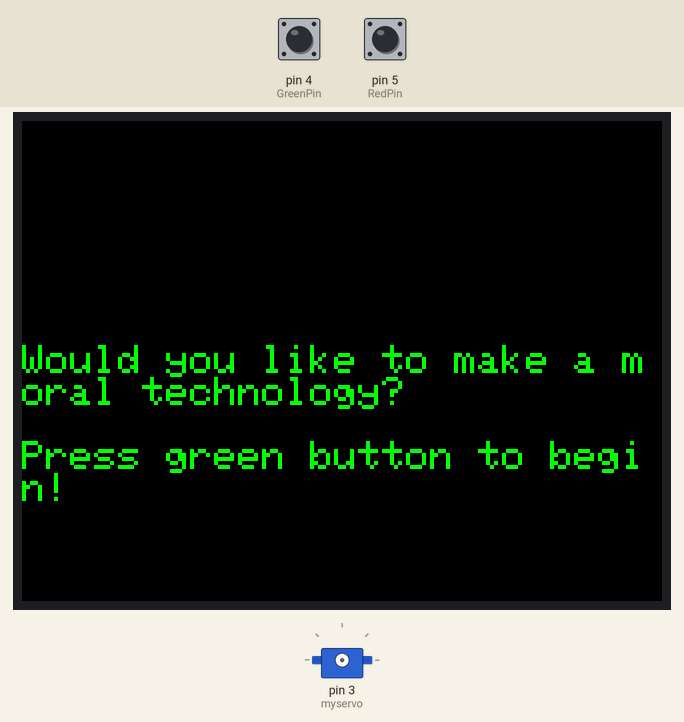
Recording of a sketch running on a simulated Arduino Uno, built with avr-gcc and run on an emulated ATmega328P. Parts: 320×240 colour display, servo. Inputs (shaded band) come from the test bench; at power-on: pin 4 (GreenPin) HIGH, pin 5 (RedPin) HIGH. What the sketch prints to the serial monitor is not drawn.

Above: at 4.4 s.
4.5 s: pin 4 (GreenPin) pulled LOW for 3.2 s
At 6.1 s:
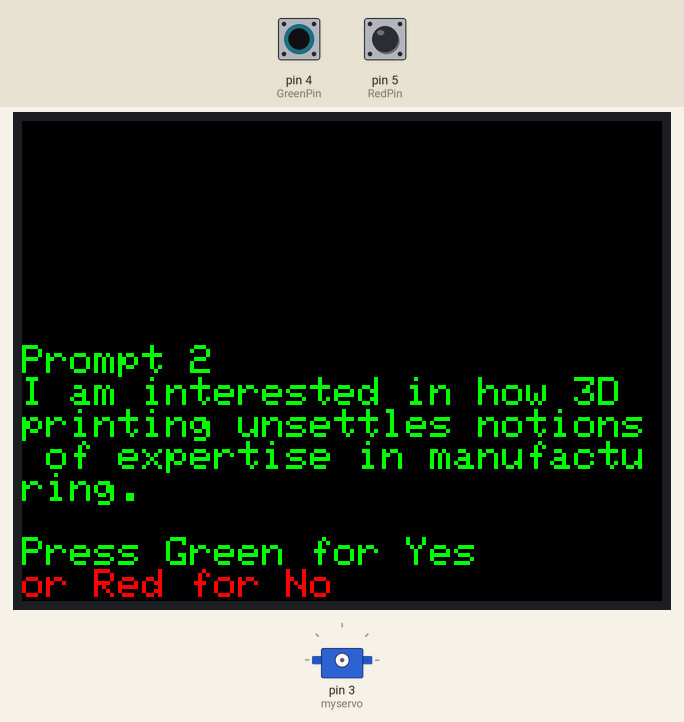
9.2 s: pin 5 (RedPin) pulled LOW for 0.15 s
At 10.5 s:
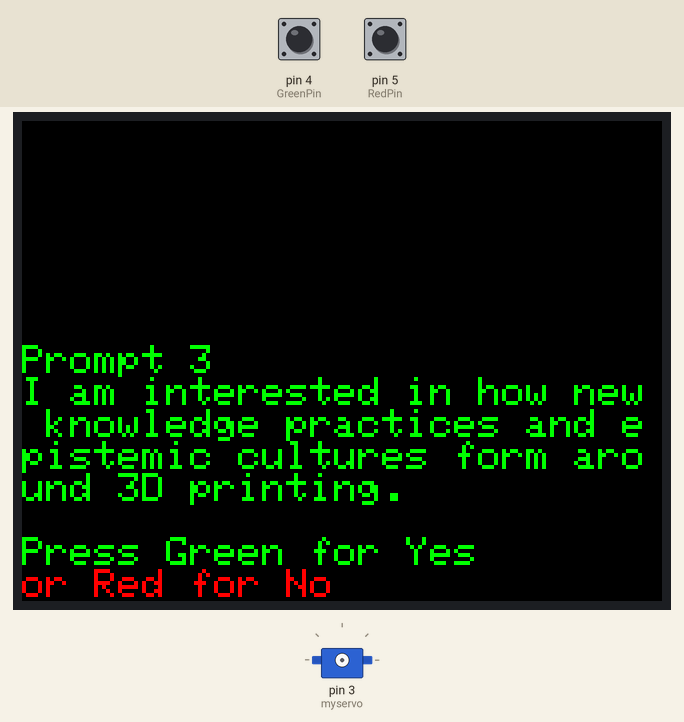
10.9 s: pin 4 (GreenPin) pulled LOW for 0.15 s
At 11.6 s:
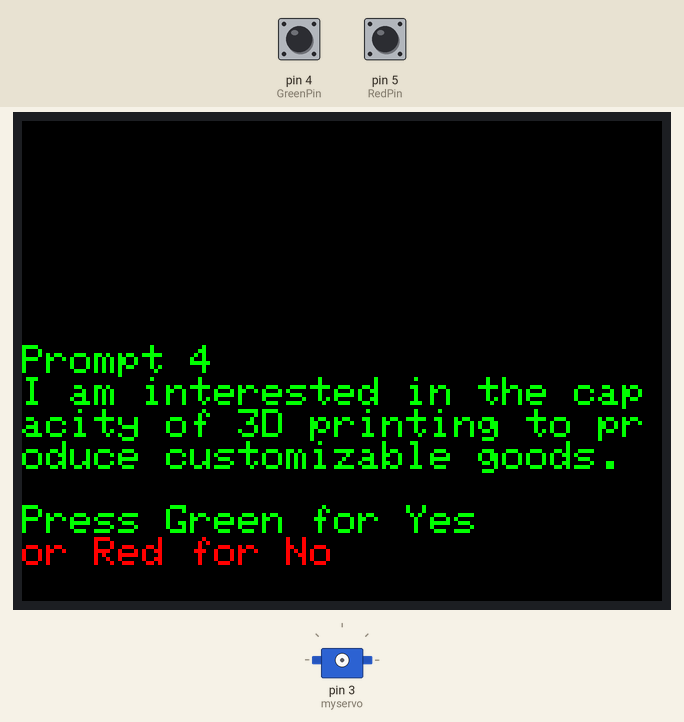
12.6 s: pin 5 (RedPin) pulled LOW for 1 s
At 13.8 s:
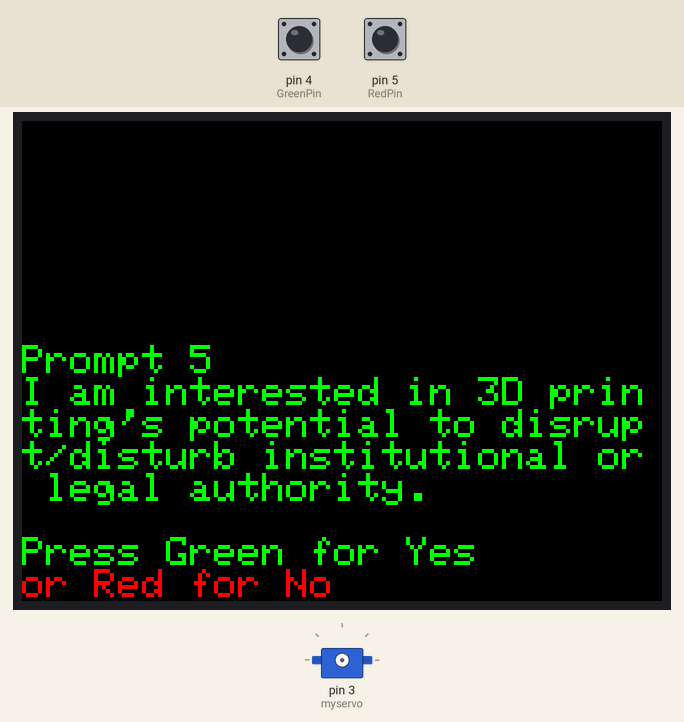
15.1 s: pin 4 (GreenPin) pulled LOW for 1 s
At 16.2 s:
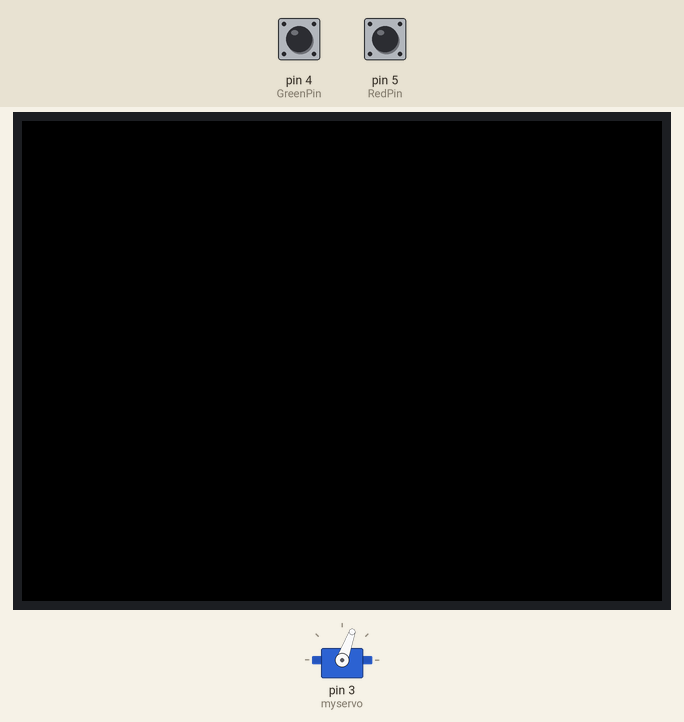
19.1 s: pin 4 (GreenPin) pulled LOW for 0.15 s
At 21.3 s:
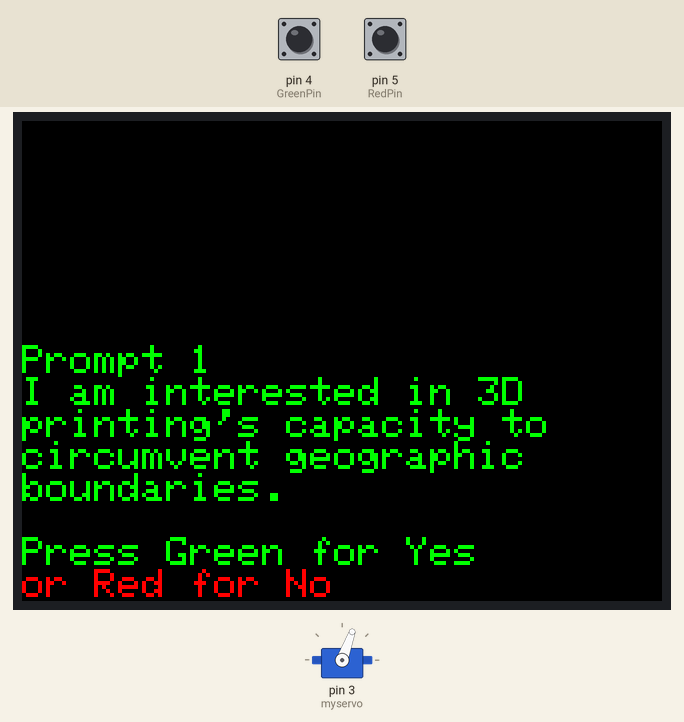
Timing chart, 0 to 22.7 s (numbered marks = the images above; inputs shaded):
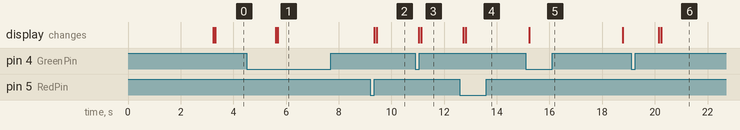

The sketch:

moralvendingmachine.ino
```cpp
#include "SPI.h"
#include "Adafruit_GFX.h"
#include "Adafruit_ILI9341.h"

#include <Servo.h>

Servo myservo;  // create servo object to control a servo
int val;    // variable to read the value from the analog pin
const int analogInPin = A0;
int score = 0;

int RedPin = 5;
int GreenPin = 4;
int buttonStateRed = 0;         // current state of the button
int lastButtonStateRed = 1;     // previous state of the button
int buttonStateGreen = 0;         // current state of the button
int lastButtonStateGreen = 1;     // previous state of the button
int question = 0;
bool questionone = 1;
bool questiontwo = 1;
bool questionthree = 1;
bool questionfour = 1;
bool questionfive = 1;

// For the Adafruit shield, these are the default.
#define TFT_DC 9
#define TFT_CS 10

// Use hardware SPI (on Uno, #13, #12, #11) and the above for CS/DC
Adafruit_ILI9341 tft = Adafruit_ILI9341(TFT_CS, TFT_DC);
// If using the breakout, change pins as desired
//Adafruit_ILI9341 tft = Adafruit_ILI9341(TFT_CS, TFT_DC, TFT_MOSI, TFT_CLK, TFT_RST, TFT_MISO);

void setup() {
  Serial.begin(9600);
  Serial.println("Starting Blackbox Vending Machine");
 pinMode(RedPin, INPUT_PULLUP); //red button
 pinMode(GreenPin, INPUT_PULLUP); //green button
  tft.begin();
  tft.setRotation(1);
  testText();
  delay(3000);

}

void loop() {

switch (question) {
    case 0:
      instructions();
      while(digitalRead(GreenPin) == HIGH) {
      delay(5);
      }
      delay(1000);
      question=1;
      break;
    case 1:
      question1();
      break;
    case 2:
      question2();
      break;
    case 3:
      question3();
      break;
    case 4:
      question4();
      break;
    case 5:
      question5();
      break;
    case 6:
      vending();
      question = 0;
      score = 0;
      questionone = 1;
      questiontwo = 1;
      questionthree = 1;
      questionfour = 1;
      questionfive = 1;
      break;
  }

checkButtonRed();
checkButtonGreen();
delay(50);

}

void checkButtonRed()
{

  // read the pushbutton input pin:
  buttonStateRed = digitalRead(RedPin);

  // compare the buttonState to its previous state
  if (buttonStateRed != lastButtonStateRed) {
    // if the state has changed, increment the counter
    if (buttonStateRed == LOW) {
      // if the current state is LOW then the button
      // went from off to on:
      score--;
      question++;
      Serial.println("Red button pushed");
      Serial.print("score:  ");
      Serial.println(score);
    }
    else {
      // if the current state is HIGH then the button
      // wend from on to off:
      Serial.println("off");
    }
    // Delay a little bit to avoid bouncing
    delay(50);
  }
  // save the current state as the last state,
  //for next time through the loop
  lastButtonStateRed = buttonStateRed;
}

void checkButtonGreen()
{

  // read the pushbutton input pin:
  buttonStateGreen = digitalRead(GreenPin);

  // compare the buttonState to its previous state
  if (buttonStateGreen != lastButtonStateGreen) {
    // if the state has changed, increment the counter
    if (buttonStateGreen == LOW) {
      // if the current state is LOW then the button
      // wend from off to on:
      score++;
      question++;
      Serial.println("Green button pushed");
      Serial.print("score:  ");
      Serial.println(score);
    }
    else {
      // if the current state is HIGH then the button
      // wend from on to off:
      Serial.println("off");
    }
    // Delay a little bit to avoid bouncing
    delay(50);
  }
  // save the current state as the last state,
  //for next time through the loop
  lastButtonStateGreen = buttonStateGreen;
}


void getBall(bool turn){
  Serial.println("running getBall routine");
    if (turn) {
    Serial.println("turning right");
  myservo.attach(3);
  myservo.write(180); //92 to advance the servo past the hall sensor
  delay(300);
  while (analogRead(analogInPin) <=360) {
    //Serial.println(analogRead(analogInPin));
  //myservo.attach(3);
  myservo.write(180); //92
  delay(3);
  }
  //myservo.write(180);
  myservo.detach();
  }else if (!turn) {
  Serial.println("turning left");
  myservo.attach(3);
  myservo.write(70); //97to advance past hall sensors
  delay(300);
  while (analogRead(analogInPin) <=360) {
    //Serial.println(analogRead(analogInPin));
  //myservo.attach(3);
  myservo.write(70);   //97
  delay(3);
  }
  myservo.detach();
  }
}


  unsigned long testText() {
    tft.fillScreen(ILI9341_BLACK);
    unsigned long start = micros();
    tft.setCursor(0, 0);
    tft.setTextColor(ILI9341_RED);    tft.setTextSize(3);
    tft.println("");
    tft.println("");
    tft.println("");
    tft.println("");
    tft.println("");
    tft.println("");
    tft.println("");
    tft.println("");
    tft.println("I am a Blackbox Vending Machine");
    return micros() - start;
}

 unsigned long instructions() {
    tft.fillScreen(ILI9341_BLACK);
    unsigned long start = micros();
    tft.setCursor(0, 0);
    tft.setTextColor(ILI9341_GREEN);  tft.setTextSize(2);
    tft.println("");
    tft.println("");
    tft.println("");
    tft.println("");
    tft.println("");
    tft.println("");
    tft.println("");
    tft.println("Would you like to make a moral technology?");
    tft.println("");
    tft.println("Press green button to begin!");
    return micros() - start;
 }

 // get rid of moral and replace with black box
 // get rid of 3D printing language and replace with more direct questions
 // e.g. “I am worried about 3D printing being used to proliferate guns”

unsigned long question1() {
    if (questionone) {
    tft.fillScreen(ILI9341_BLACK);
    unsigned long start = micros();
    tft.setCursor(0, 0);
    tft.setTextColor(ILI9341_GREEN);  tft.setTextSize(2);  tft.setTextWrap(true);
    tft.println("");
    tft.println("");
    tft.println("");
    tft.println("");
    tft.println("");
    tft.println("");
    tft.println("");
    tft.println("Prompt 1");
    tft.println("I am interested in 3D     printing's capacity to    circumvent geographic     boundaries.");
// i am interested in the circumvention of geographic boundaries
    tft.println("");
    tft.println("Press Green for Yes");
    tft.setTextColor(ILI9341_RED);
    tft.println("or Red for No");
    questionone = 0;
    }
    //return micros() - start;
}

 unsigned long question2() {
   if (questiontwo) {
    tft.fillScreen(ILI9341_BLACK);
    unsigned long start = micros();
    tft.setCursor(0, 0);
    tft.setTextColor(ILI9341_GREEN);  tft.setTextSize(2);
    tft.println("");
    tft.println("");
    tft.println("");
    tft.println("");
    tft.println("");
    tft.println("");
    tft.println("");
    tft.println("Prompt 2");
    tft.println("I am interested in how 3D printing unsettles notions of expertise in manufacturing.");
// i am interested in the unsettling of manufacturing expertise
    tft.println("");
    tft.println("Press Green for Yes");
    tft.setTextColor(ILI9341_RED);
    tft.println("or Red for No");
    questiontwo = 0;
   }
    //return micros() - start;
 }

 unsigned long question3() {
   if (questionthree) {
    tft.fillScreen(ILI9341_BLACK);
    unsigned long start = micros();
    tft.setCursor(0, 0);
    tft.setTextColor(ILI9341_GREEN);  tft.setTextSize(2);
    tft.println("");
    tft.println("");
    tft.println("");
    tft.println("");
    tft.println("");
    tft.println("");
    tft.println("");
    tft.println("Prompt 3");
    tft.println("I am interested in how new knowledge practices and epistemic cultures form around 3D printing.");
// i am interested in new knowledge practices and epistemic cultures
    tft.println("");
    tft.println("Press Green for Yes");
    tft.setTextColor(ILI9341_RED);
    tft.println("or Red for No");
    //return micros() - start;
    questionthree = 0;
   }
 }

 unsigned long question4() {
   if (questionfour) {
    tft.fillScreen(ILI9341_BLACK);
    unsigned long start = micros();
    tft.setCursor(0, 0);
    tft.setTextColor(ILI9341_GREEN);  tft.setTextSize(2);
    tft.println("");
    tft.println("");
    tft.println("");
    tft.println("");
    tft.println("");
    tft.println("");
    tft.println("");
    tft.println("Prompt 4");
    tft.println("I am interested in the capacity of 3D printing to produce customizable goods.");
// i am interested in customizable production and manufacturing
    tft.println("");
    tft.println("Press Green for Yes");
    tft.setTextColor(ILI9341_RED);
    tft.println("or Red for No");
    questionfour = 0;
   }
    //return micros() - start;
 }

 unsigned long question5() {
   if (questionfive) {
    tft.fillScreen(ILI9341_BLACK);
    unsigned long start = micros();
    tft.setCursor(0, 0);
    tft.setTextColor(ILI9341_GREEN);  tft.setTextSize(2);
    tft.println("");
    tft.println("");
    tft.println("");
    tft.println("");
    tft.println("");
    tft.println("");
    tft.println("");
    tft.println("Prompt 5");
    tft.println("I am interested in 3D printing's potential to disrupt/disturb institutional or legal authority.");
// i am interested in disturbing institutional or legal authority
    tft.println("");
    tft.println("Press Green for Yes");
    tft.setTextColor(ILI9341_RED);
    tft.println("or Red for No");
    questionfive = 0;
   }
    //return micros() - start;
 }

 unsigned long vending() {
    tft.fillScreen(ILI9341_BLACK);
    unsigned long start = micros();
    tft.setCursor(0, 0);
    tft.setTextColor(ILI9341_GREEN);  tft.setTextSize(5);
    tft.println("");
    tft.println("");
    tft.println("");
    tft.println("");
    tft.println("");
    tft.println("");
    tft.println("");
    tft.println("vending");

    if (score>0) {
    Serial.println("vending leg");
    getBall(0);
    }
// what about adding some screen lines as well as serial
    else {
   Serial.println("vending gun");
   getBall(1);
    }
   delay(3000);
   return micros() - start;
 }
```

Measured:
- after the input at 4.5 s, the display: first changes after 1.1 s (image 1 shows a later state)
- after the input at 9.2 s, the display: first changes after 0.14 s (image 2 shows a later state)
- after the input at 10.9 s, the display: first changes after 0.14 s (image 3 shows a later state)
- after the input at 12.6 s, the display: first changes after 0.13 s (image 4 shows a later state)
- after the input at 15.1 s, the display: changes after 0.13 s (image 5)
- after the input at 19.1 s, the display: first changes after 1.1 s (image 6 shows a later state)
